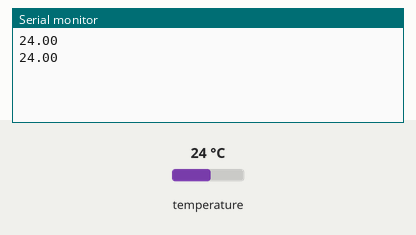
Simulated run of this sketch. Board: ESP32. Parts: the last lines printed to the serial monitor. Inputs (shaded band) come from the test bench; at power-on: temperature 24 °C.

Above: at 3.3 s.
3.4 s: temperature set to 12 °C
At 5.5 s:
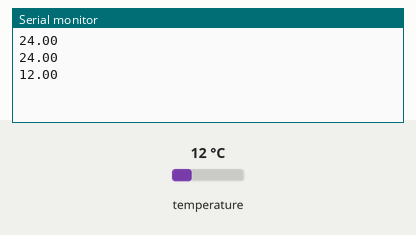
5.9 s: temperature set to 19 °C
At 6.8 s:
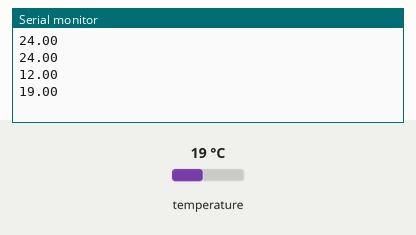
Timing chart, 0 to 8.9 s (numbered marks = the images above; inputs shaded):
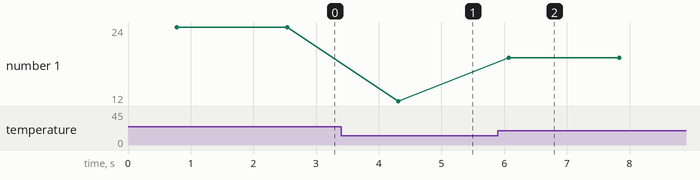

Measured:
- after the input at 3.4 s, the serial monitor: prints a new line after 0.91 s (image 1)
- after the input at 5.9 s, the serial monitor: prints a new line after 0.17 s (image 2)
- plotted number 1: 24 → 12 after the input at 3.4 s, 12 → 19 after the input at 5.9 s

The sketch:

Temperature_sensor_DS18B20.ino
```cpp
#include <OneWire.h>  // Library 'OneWire' V2.3.8 by Jim Studt, Tom Pollard, et al.
#include <DallasTemperature.h>  // Library 'DallasTemperature' V3.9.0 by Miles Burton

const int ONE_WIRE_BUS = 4;
OneWire oneWire(ONE_WIRE_BUS);
DallasTemperature sensors(&oneWire);


void setup() {
  Serial.begin(115200);
  sensors.begin();
}


void loop() {
  sensors.requestTemperatures();
  float temperature = sensors.getTempCByIndex(0);
  Serial.printf("%4.2f\n", temperature);
  delay(1000);
}
```
